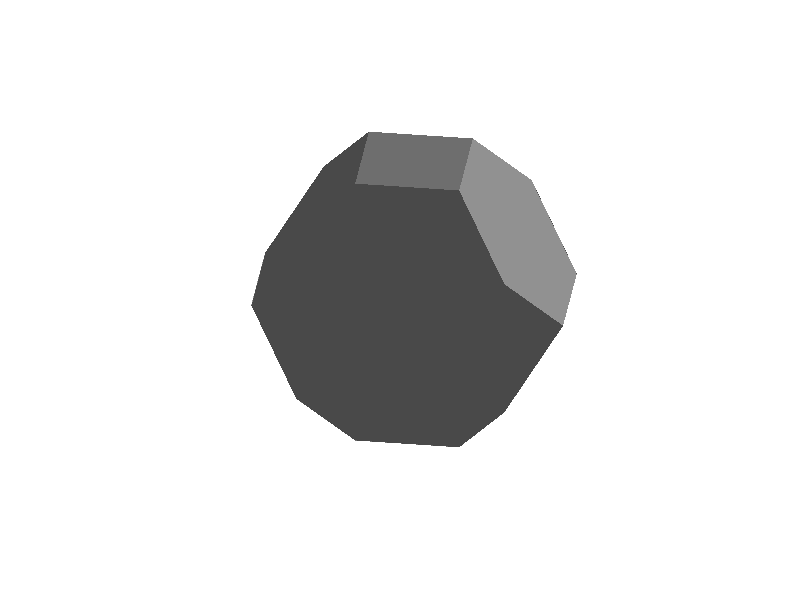

The MATLAB script that drew this image: (Note: this script raises an error after producing the figure.)
function [] = Fig_Brillouin_zone()

addpath('silicon_lattice/arrow3D_pub/')
addpath('silicon_lattice/mArrow3/')

%% parameters

scaling_factor=3;

%% lists
corner_list = [
    1.5, 0, -3;
    0, 1.5, -3;
    -1.5, 0, 3;
    0, -1.5, 3;
    -1.5, 3, 0;
    0, 3, -1.5;
    1.5, -3, 0;
    0, -3, 1.5;
    3, -1.5, 0;
    3, 0, -1.5;
    -3, 1.5, 0;
    -3, 0, 1.5;
    0, 1.5, 3;
    1.5, 0, 3;
    0, 3, 1.5;
    1.5, 3, 0;
    3, 0, 1.5;
    3, 1.5, 0;
    0, -1.5, -3;
    -1.5, 0, -3;
    0, -3, -1.5;
    -1.5, -3, 0;
    -3, 0, -1.5;
    -3, -1.5, 0
]/scaling_factor;

edge_list = {...
    [0, 1.5, -3 ; 1.5, 0, -3], ...
    [0, -1.5, 3 ; -1.5, 0, 3], ...
    [0, 3, -1.5 ; 0, 1.5, -3], ...
    [0, 3, -1.5 ; -1.5, 3, 0], ...
    [0, -3, 1.5 ; 0, -1.5, 3], ...
    [0, -3, 1.5 ; 1.5, -3, 0], ...
    [3, -1.5, 0 ; 1.5, -3, 0], ...
    [3, 0, -1.5 ; 1.5, 0, -3], ...
    [3, 0, -1.5 ; 3, -1.5, 0], ...
    [-3, 1.5, 0 ; -1.5, 3, 0], ...
    [-3, 0, 1.5 ; -1.5, 0, 3], ...
    [-3, 0, 1.5 ; -3, 1.5, 0], ...
    [0, 1.5, 3 ; -1.5, 0, 3], ...
    [1.5, 0, 3 ; 0, -1.5, 3], ...
    [1.5, 0, 3 ; 0, 1.5, 3], ...
    [0, 3, 1.5 ; -1.5, 3, 0], ...
    [0, 3, 1.5 ; 0, 1.5, 3], ...
    [1.5, 3, 0 ; 0, 3, -1.5], ...
    [1.5, 3, 0 ; 0, 3, 1.5], ...
    [3, 0, 1.5 ; 3, -1.5, 0], ...
    [3, 0, 1.5 ; 1.5, 0, 3], ...
    [3, 1.5, 0 ; 3, 0, -1.5], ...
    [3, 1.5, 0 ; 1.5, 3, 0], ...
    [3, 1.5, 0 ; 3, 0, 1.5], ...
    [0, -1.5, -3 ; 1.5, 0, -3], ...
    [-1.5, 0, -3 ; 0, 1.5, -3], ...
    [-1.5, 0, -3 ; 0, -1.5, -3], ...
    [0, -3, -1.5 ; 1.5, -3, 0], ...
    [0, -3, -1.5 ; 0, -1.5, -3], ...
    [-1.5, -3, 0 ; 0, -3, 1.5], ...
    [-1.5, -3, 0 ; 0, -3, -1.5], ...
    [-3, 0, -1.5 ; -3, 1.5, 0], ...
    [-3, 0, -1.5 ; -1.5, 0, -3], ...
    [-3, -1.5, 0 ; -3, 0, 1.5], ...
    [-3, -1.5, 0 ; -1.5, -3, 0], ...
    [-3, -1.5, 0 ; -3, 0, -1.5], ...   
};


surface_idx_list = {...
    [3,4,14,13], ...
    [11,12,24,23], ...
    [1,2,20,19], ...
    [16,15,5,6], ...
    [17,18,10,9], ...
    [21,22,8,7], ...
    [5,15,13,3,12,11], ...
    [24,12,3,4,8,22], ...
    [8,4,14,17,9,7], ...
    [18,17,14,13,15,16], ...
    [2,6,5,11,23,20], ...
    [20,23,24,22,21,19], ...
    [19,21,7,9,10,1], ...
    [1,10,18,16,6,2], ...
};

%%
%{
for i = 1:size(corner_list,1)
    p = corner_list(i,:);
    plot3(p(1),p(2),p(3), 'ro', 'MarkerSize', 10, 'MarkerFaceColor', 'r');
    label = string(i);
    text(p(1),p(2),p(3), label, 'FontSize', 17, 'Color', 'blue', 'HorizontalAlignment', 'left');
end
%}

figure(1); clf;
hold on;
for i = 1:size(edge_list,2)
    p = edge_list{i};
    p = p/scaling_factor;
    p1 = p(1,:);
    p2 = p(2,:);
    
    %plot3([p1(1), p2(1)], [p1(2), p2(2)], [p1(3), p2(3)], 'k-', 'LineWidth', 1);
end



delete(findall(gcf,'Type','light'))
%light('Position', [-5, -10, 5], 'Style', 'infinite'); % Add an infinite light source
h=light;

set(h,'Color',[1.0 1.0 1.0])
%set(h,'Position',[-0.5 -1 1])
set(h,'Position',[3 1 1])
set(h,'Style','infinite')

%plot3(h.Position(1),h.Position(2),h.Position(3),'ko')

%lighting phong
%camlight headlight
lighting gouraud; % Use Gouraud shading for smooth lighting effects






for i = 1:size(surface_idx_list,2)

    obj=patch('Vertices', corner_list, ...
          'Faces', surface_idx_list{i}, ...
          'FaceColor', [1 1 1]*0.8, ...
          'FaceAlpha', 0.3, ... 
          'EdgeColor', [1 1 1]*0, ...
          'EdgeAlpha', 0.1, ...
          'LineWidth',2);


    %obj.FaceLighting = 'gouraud';
    %{
obj.AmbientStrength = 0.3;
obj.DiffuseStrength = 1.0;
obj.SpecularStrength = 0.9;
obj.SpecularExponent = 25;
obj.SpecularColorReflectance=0.5;
obj.BackFaceLighting = 'reverselit';
    %}
    %{
    set(obj,'AmbientStrength',1.0)
    set(obj,'DiffuseStrength',1.0)
    set(obj,'SpecularStrength',0.5)
    set(obj,'SpecularExponent',25)
    set(obj,'SpecularColorReflectance',0.5)
    set(obj,'BackFaceLighting','unlit')
    %}
    %set(obj,'BackFaceLighting','unlit');    
end
%material shiny

% Adjust plot appearance
xlabel('X');
ylabel('Y');
zlabel('Z');
%grid off;
axis equal;
axis off
%view([-68 10]);
%view([-47 15]);
view(3)


% Add lighting
%light('Position', [5, 5, 5], 'Style', 'infinite'); % Add an infinite light source







%ellipsoids
color_x = [0 0.5 1]; 
color_y = [0 0.5 1];
color_z = [1 0.3 0.3];

k0 = 0.78;
ellip_wid = 0.11;
ellip_len = 0.18;
ellip_res = 150;




%axes

Xmax = max(abs(corner_list(:,1)));
Ymax = max(abs(corner_list(:,2)));
Zmax = max(abs(corner_list(:,3)));
axisRange = 1.5;%*max([Xmax, Ymax, Zmax]);

arrowSize = 1; % Adjust arrow head size as needed
lineWidth = 1;

%quiver3(0,0,0,axisRange,0,0,'k','LineWidth',lineWidth,'MaxHeadSize',arrowSize);
%line([-axisRange 0],[0 0],[0 0],'Color','k','LineWidth',lineWidth);

%quiver3(0,0,0,0,axisRange,0,'k','LineWidth',lineWidth,'MaxHeadSize',arrowSize);
%line([0 0],[-axisRange 0],[0 0],'Color','k','LineWidth',lineWidth);

%quiver3(0,0,0,0,0,axisRange,'k','LineWidth',lineWidth,'MaxHeadSize',arrowSize);
%line([0 0],[0 0],[-axisRange 0],'Color','k','LineWidth',lineWidth);

%text(1,0,0,'k_x','FontSize',12,'Color','k','HorizontalAlignment','left','VerticalAlignment','middle');
%text(0,1,0,'k_y','FontSize',12,'Color','k','HorizontalAlignment','left','VerticalAlignment','bottom');
%text(0,0,1,'k_z','FontSize',12,'Color',k','HorizontalAlignment','left','VerticalAlignment','bottom');
%{
col_arrow = [1 1 1]*0.4;
arrow_length = 1.55;
arrowHandle =arrow3D([0,0,0], [0,0,arrow_length] ,col_arrow, 0.9);
arrowHandle =arrow3D([0,0,0], [0,0,-arrow_length] , col_arrow, 0.9);
arrowHandle =arrow3D([0,0,0], [0,arrow_length,0] , col_arrow, 0.9);
arrowHandle =arrow3D([0,0,0], [0,-arrow_length,0] , col_arrow, 0.9);
arrowHandle =arrow3D([0,0,0], [arrow_length,0,0] , col_arrow, 0.9);
arrowHandle =arrow3D([0,0,0], [-arrow_length,0,0] , col_arrow, 0.9);
%}



% draw axes
  col_arrow    = [1 1 1]*0.4;
  arrow_length = 3.;
  tipLength    = 0.2;
  tipWidth     = 0.06;
  stemWidth    = 0.007;
  %arrowHandle =arrow3D([0,0,0], [0,0,arrow_length] ,col_arrow, 0.9);
  %arrowHandle =arrow3D([0,0,0], [0,arrow_length,0] ,col_arrow, 0.9);
  %arrowHandle =arrow3D([0.5,0,0], [arrow_length,0,0] ,col_arrow, 0.9);
  mArrow3([0 0 -arrow_length/2], [0 0 arrow_length/2+tipLength], 'color',col_arrow,'stemWidth',stemWidth,'tipWidth',tipWidth,'tipLength',tipLength)
  mArrow3([0 -arrow_length/2 0], [0 arrow_length/2+tipLength 0], 'color',col_arrow,'stemWidth',stemWidth,'tipWidth',tipWidth,'tipLength',tipLength)
  mArrow3([-arrow_length/2 0 0], [arrow_length/2+3*tipLength 0 0], 'color',col_arrow,'stemWidth',stemWidth,'tipWidth',tipWidth,'tipLength',tipLength)



face_alpha = 1;
[x_e, y_e, z_e] = ellipsoid(k0,0,0,ellip_len,ellip_wid,ellip_wid,ellip_res);
surf(x_e, y_e, z_e, 'FaceColor', color_x, 'FaceAlpha', face_alpha, 'EdgeColor', 'none');
[x_e, y_e, z_e] = ellipsoid(-k0,0,0,ellip_len,ellip_wid,ellip_wid,ellip_res);
surf(x_e, y_e, z_e, 'FaceColor', color_x, 'FaceAlpha', face_alpha, 'EdgeColor', 'none');

[x_e, y_e, z_e] = ellipsoid(0,k0,0,ellip_wid,ellip_len,ellip_wid,ellip_res);
surf(x_e, y_e, z_e, 'FaceColor', color_y, 'FaceAlpha', face_alpha, 'EdgeColor', 'none');
[x_e, y_e, z_e] = ellipsoid(0,-k0,0,ellip_wid,ellip_len,ellip_wid,ellip_res);
surf(x_e, y_e, z_e, 'FaceColor', color_y, 'FaceAlpha', face_alpha, 'EdgeColor', 'none');


[x_e, y_e, z_e] = ellipsoid(0,0,k0,ellip_wid,ellip_wid,ellip_len,ellip_res);
surf(x_e, y_e, z_e, 'FaceColor', [color_z], 'FaceAlpha', face_alpha, 'EdgeColor', 'none');
[x_e, y_e, z_e] = ellipsoid(0,0,-k0,ellip_wid,ellip_wid,ellip_len,ellip_res);
surf(x_e, y_e, z_e, 'FaceColor', [color_z], 'FaceAlpha', face_alpha, 'EdgeColor', 'none');


%plot3([0, h.Position(1)],[0 h.Position(2)],[0 h.Position(3)],'r-s')
%%

% Adjust material properties
material dull; % Make the faces shiny


  view([123 9]);

drawnow


exportgraphics(gcf,'Fig_brillouin_zone_fcc.png','ContentType','image','Resolution',1200,'BackgroundColor','white')


end
